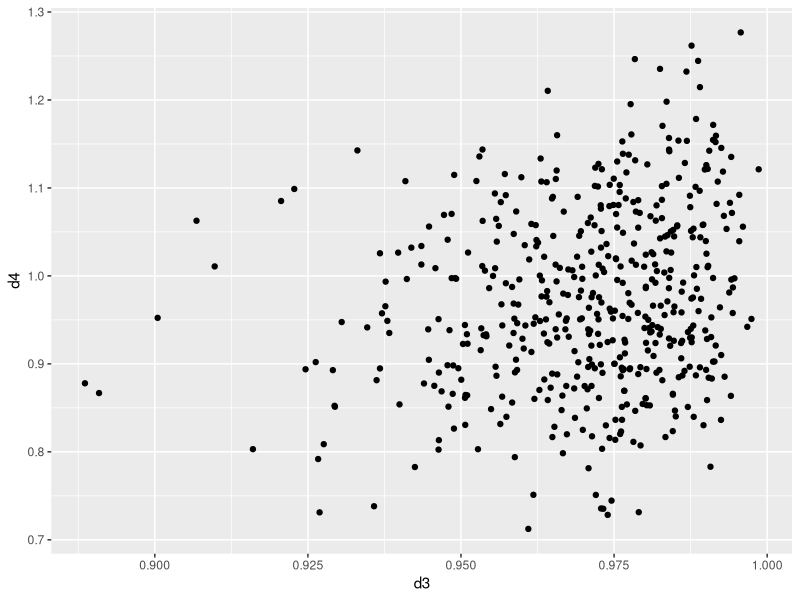
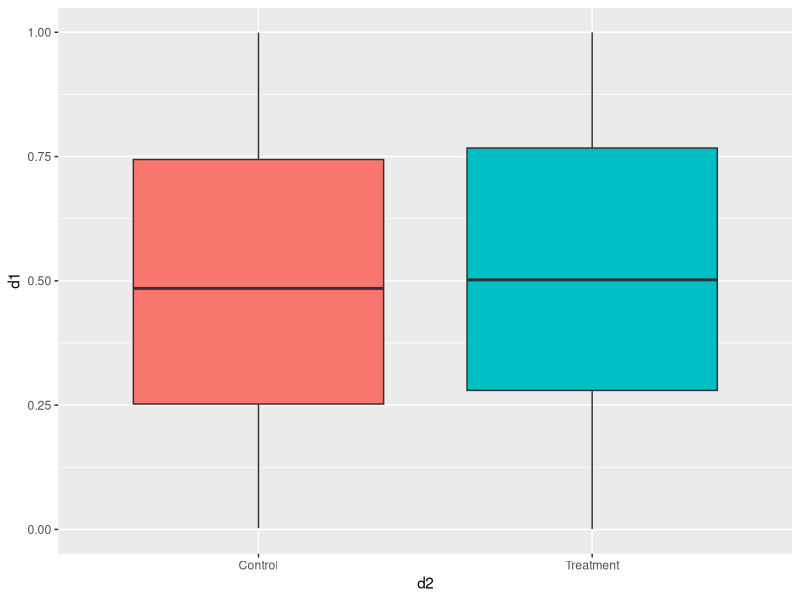
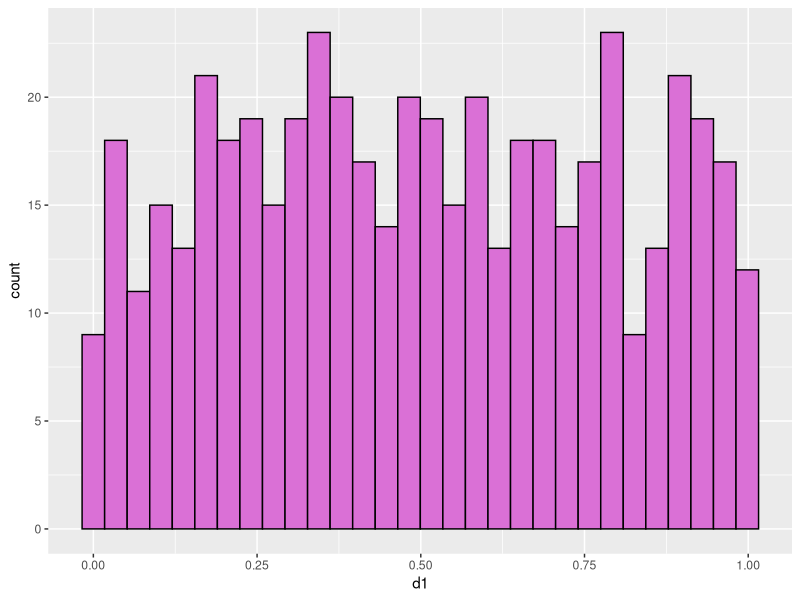
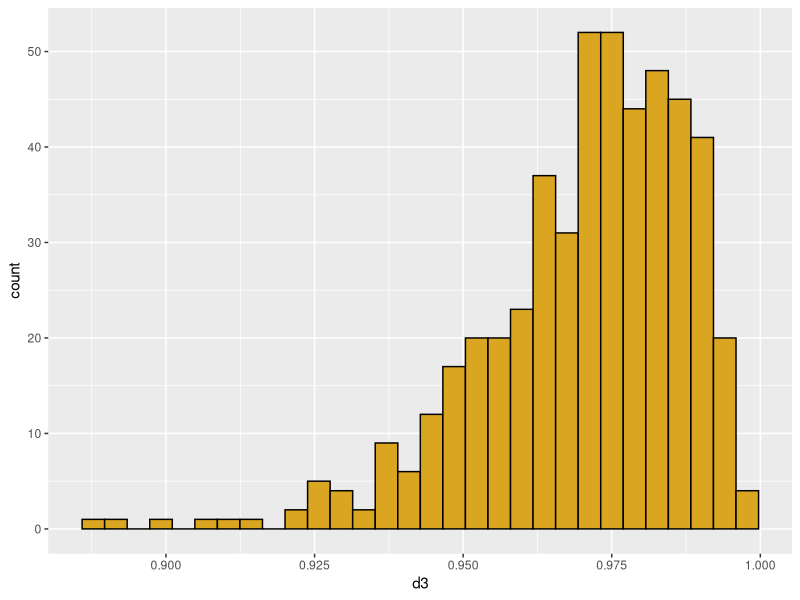
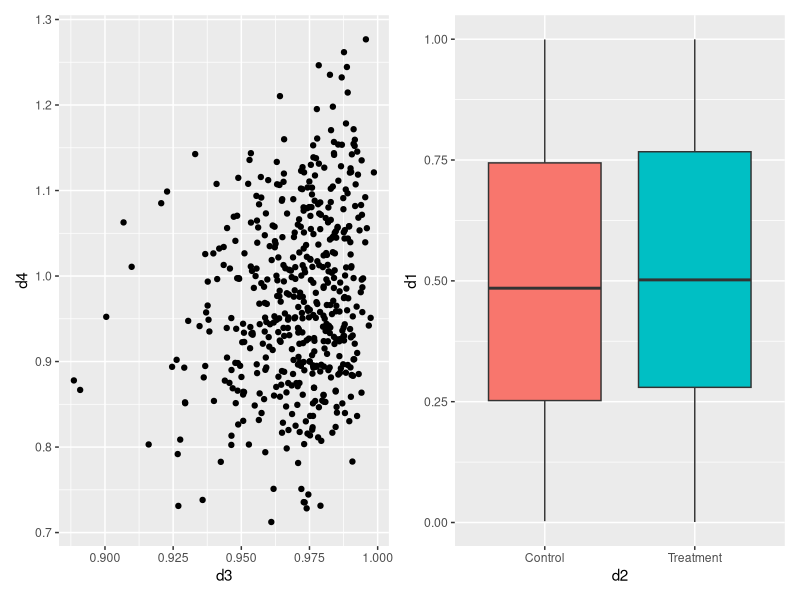
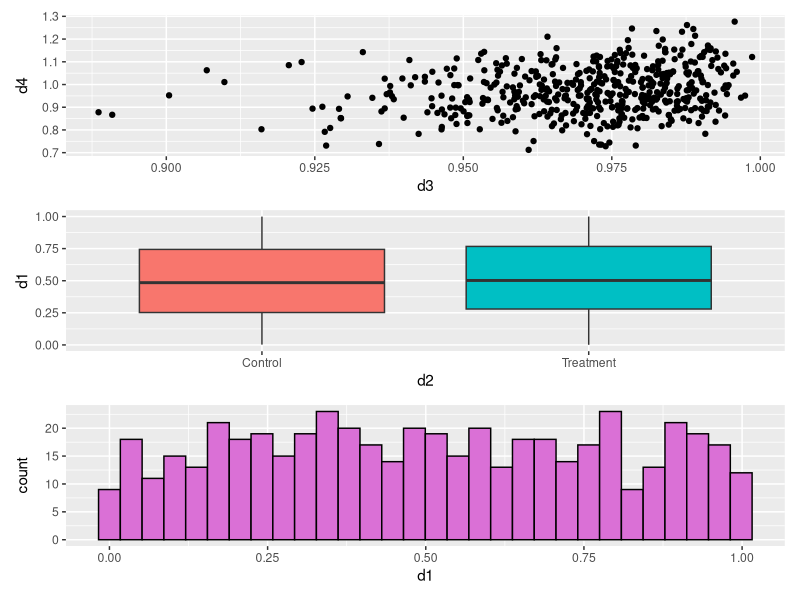
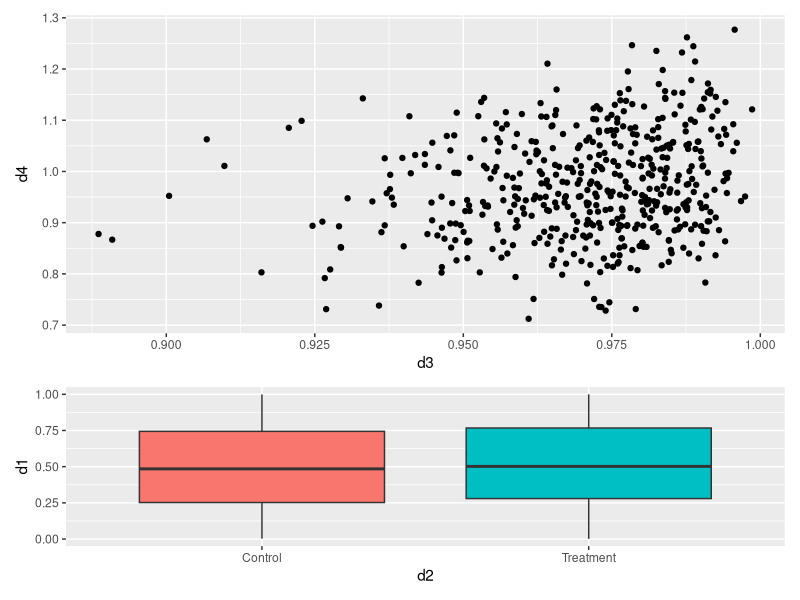
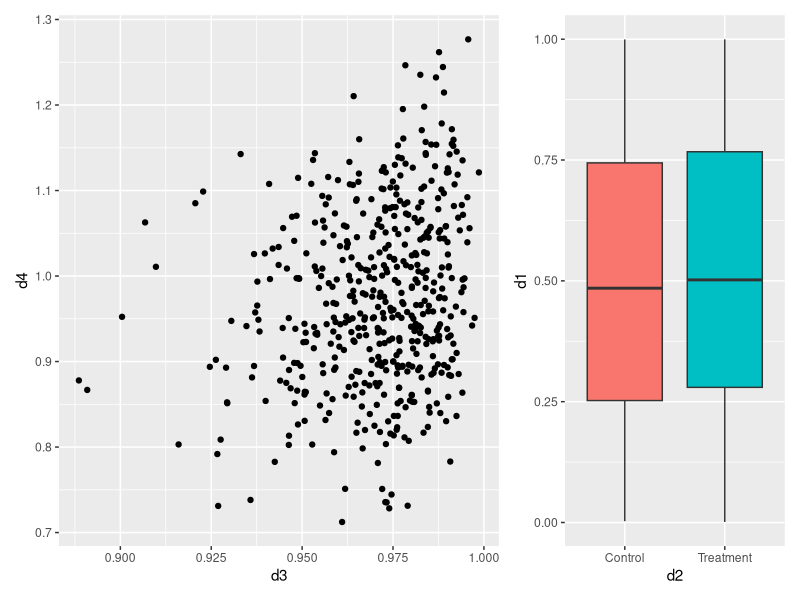

Write R code to recreate these figures, in order.
## ----setup, include=FALSE------------------------------------------------
knitr::opts_chunk$set(echo = TRUE,message=FALSE)

## ---- eval=FALSE---------------------------------------------------------
## # install.packages("devtools")
## library(devtools)
## install_github("thomasp85/patchwork")

## ------------------------------------------------------------------------
library(ggplot2)
library(patchwork)

d1 <- runif(500)
d2 <- rep(c("Treatment","Control"),each=250)
d3 <- rbeta(500,shape1=100,shape2=3)
d4 <- d3 + rnorm(500,mean=0,sd=0.1)
plotData <- data.frame(d1,d2,d3,d4)
str(plotData)

## ------------------------------------------------------------------------
p1 <- ggplot(data=plotData) + geom_point(aes(x=d3, y=d4))
p1

p2 <- ggplot(data=plotData) + geom_boxplot(aes(x=d2,y=d1,fill=d2))+
theme(legend.position="none")
p2

p3 <- ggplot(data=plotData) +
  geom_histogram(aes(x=d1, color=I("black"),fill=I("orchid")))
p3

p4 <- ggplot(data=plotData) +
  geom_histogram(aes(x=d3, color=I("black"),fill=I("goldenrod")))
p4

## ------------------------------------------------------------------------
p1 + p2

## ------------------------------------------------------------------------
p1 + p2 + p3 + plot_layout(ncol=1)

## ------------------------------------------------------------------------
p1 + p2 + plot_layout(ncol=1,heights=c(2,1))

p1 + p2 + plot_layout(ncol=2,widths=c(2,1))

## ------------------------------------------------------------------------
# not working correctly!
p1 + plot_spacer() + p2

## ------------------------------------------------------------------------
p1 + {
  p2 + {
    p3 +
      p4 +
      plot_layout(ncol=1)
  }
} +
  plot_layout(ncol=1)

## ------------------------------------------------------------------------
p1 + p2 - p3 + plot_layout(ncol=1)

## ------------------------------------------------------------------------
(p1 | p2 | p3)/p4

(p1 | p2)/(p3 | p4)

(p1 / p2 /p3) | p4

